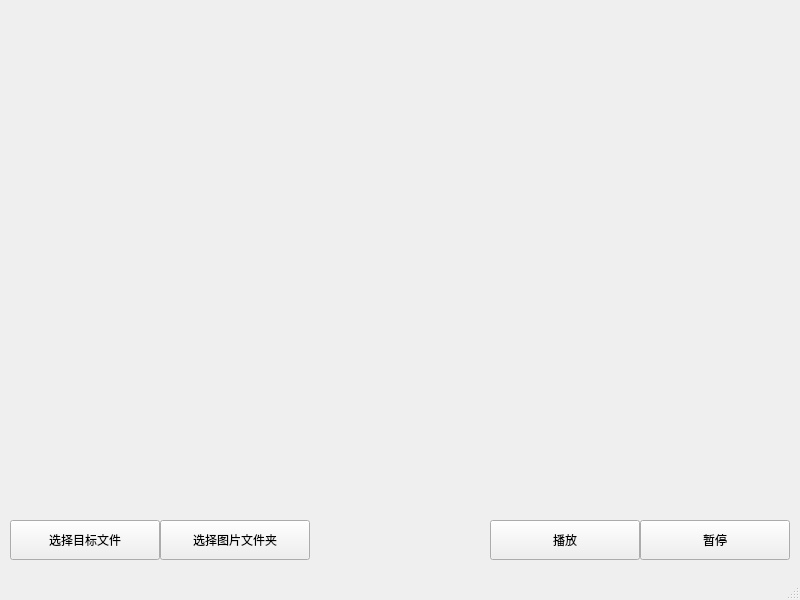
<?xml version="1.0" encoding="UTF-8"?>
<ui version="4.0">
 <class>MainWindow</class>
 <widget class="QMainWindow" name="MainWindow">
  <property name="geometry">
   <rect>
    <x>0</x>
    <y>0</y>
    <width>800</width>
    <height>600</height>
   </rect>
  </property>
  <property name="windowTitle">
   <string>MainWindow</string>
  </property>
  <widget class="QWidget" name="centralwidget">
   <widget class="QPushButton" name="pushButton_select">
    <property name="geometry">
     <rect>
      <x>10</x>
      <y>520</y>
      <width>150</width>
      <height>40</height>
     </rect>
    </property>
    <property name="text">
     <string>选择目标文件</string>
    </property>
   </widget>
   <widget class="QPushButton" name="pushButton_start">
    <property name="geometry">
     <rect>
      <x>490</x>
      <y>520</y>
      <width>150</width>
      <height>40</height>
     </rect>
    </property>
    <property name="text">
     <string>播放</string>
    </property>
   </widget>
   <widget class="QPushButton" name="pushButton_stop">
    <property name="geometry">
     <rect>
      <x>640</x>
      <y>520</y>
      <width>150</width>
      <height>40</height>
     </rect>
    </property>
    <property name="text">
     <string>暂停</string>
    </property>
   </widget>
   <widget class="QPushButton" name="pushButton_folder">
    <property name="geometry">
     <rect>
      <x>160</x>
      <y>520</y>
      <width>150</width>
      <height>40</height>
     </rect>
    </property>
    <property name="text">
     <string>选择图片文件夹</string>
    </property>
   </widget>
   <widget class="QLabel" name="label">
    <property name="geometry">
     <rect>
      <x>30</x>
      <y>30</y>
      <width>741</width>
      <height>471</height>
     </rect>
    </property>
    <property name="text">
     <string/>
    </property>
   </widget>
  </widget>
  <widget class="QMenuBar" name="menubar">
   <property name="geometry">
    <rect>
     <x>0</x>
     <y>0</y>
     <width>800</width>
     <height>26</height>
    </rect>
   </property>
  </widget>
  <widget class="QStatusBar" name="statusbar"/>
 </widget>
 <resources/>
 <connections/>
</ui>
